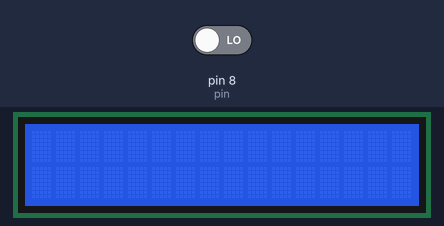
A sketch run on a simulated Arduino Uno, built with avr-gcc and run on an emulated ATmega328P. Shown: 16×2 character LCD. The inputs (shaded band) are chosen by the test bench; at power-on: pin 8 (pin) LOW. What the sketch prints to the serial monitor is not drawn.

Above: at 1.2 s.
1.3 s: pin 8 (pin) driven HIGH
At 2.1 s:
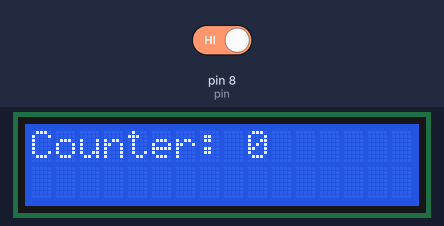
At 3.1 s:
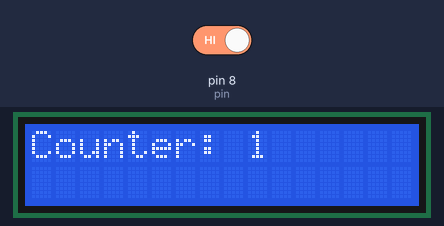
Timing chart, 0 to 4.6 s (numbered marks = the images above; inputs shaded):
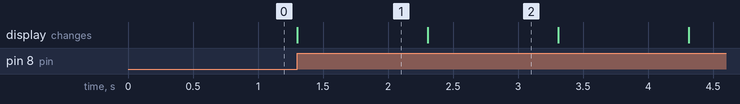

The sketch:

main.ino
```cpp
#include <LiquidCrystal.h>

LiquidCrystal lcd(12,11,5,4,3,2);

int pin = 8;
int count=0;
String msg = "Hello World!";
int counter = 0;
void setup() {
	Serial.begin(9600);
	pinMode(pin, INPUT);
	lcd.begin(16,2);
	lcd.clear();
}

void loop() {
	int a = digitalRead(8);
	if(a == 1){
		if(count >= 5){
			Serial.println(a);
			printLCD(counter);
			count=0;
                        counter+=1;
		}
		else{
			count++;
		}
	}

}

void printLCD (int c) {
        String msg = String(c, 10);
	lcd.clear();
        lcd.print("Counter: ");
        lcd.print(msg);
	delay(1000);
}
```

Measured:
- after the input at 1.3 s, the display: changes at once (image 1)
- what the display in image 1 shows lasts 1.0 s, from 1.3 s to 2.3 s
